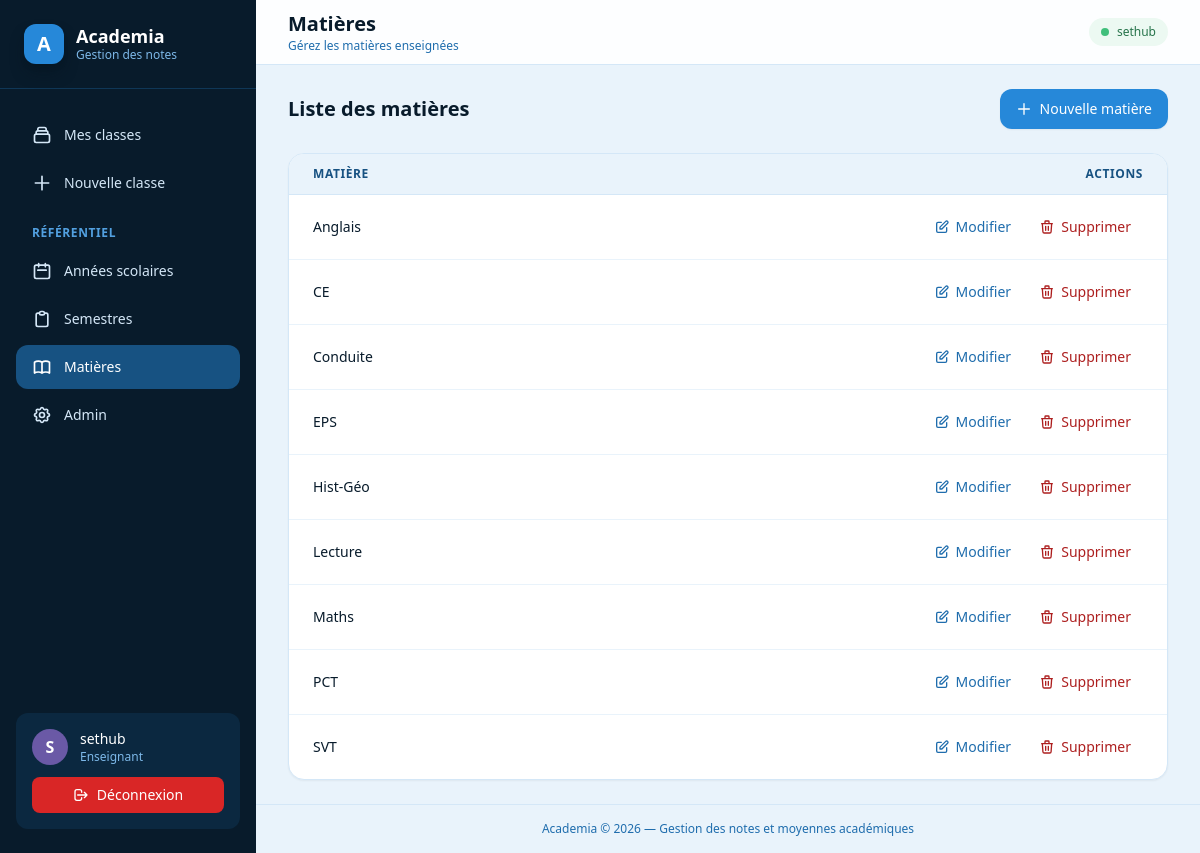
The app's page /matieres/ (signed in), older data.
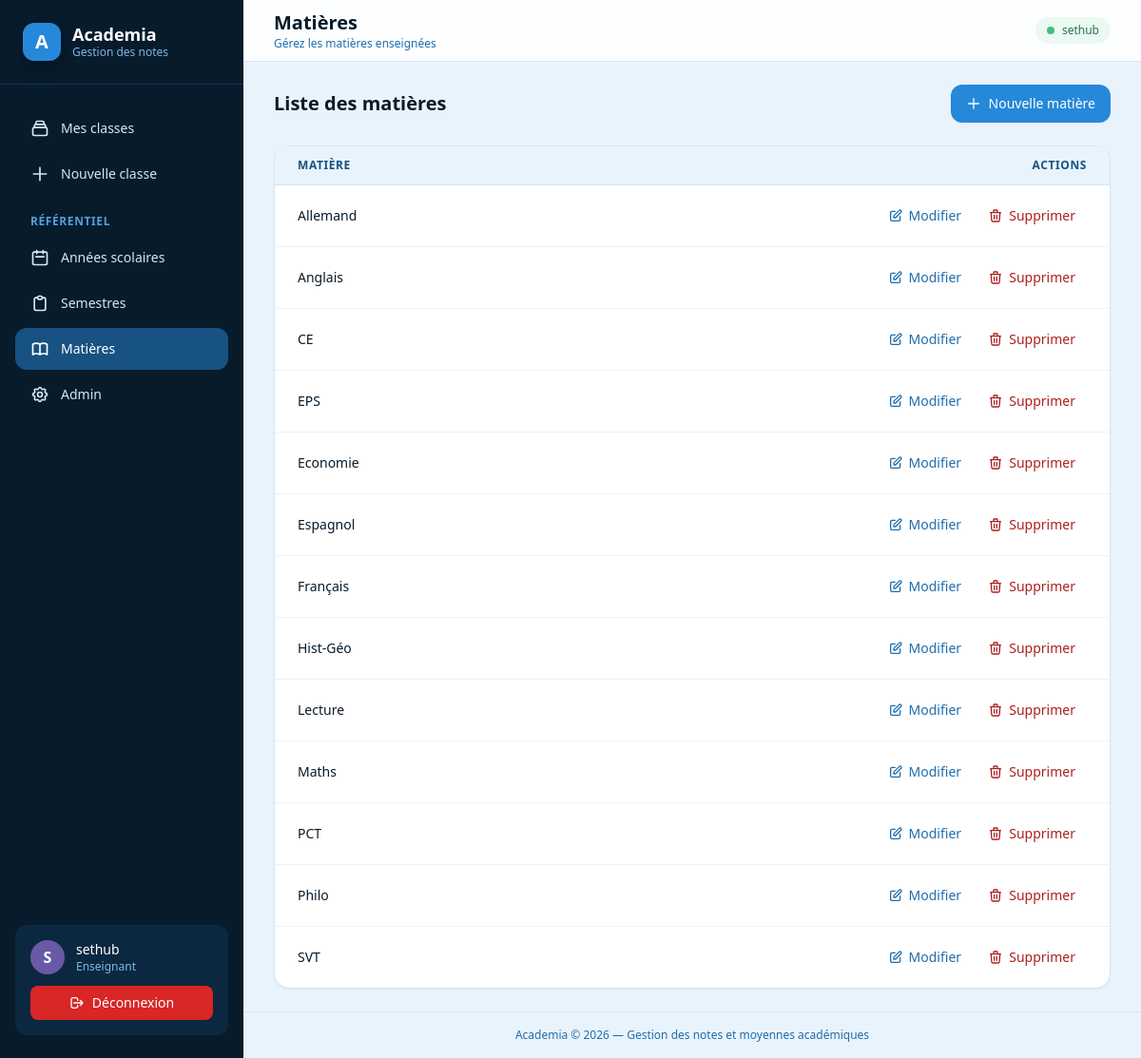
The same page, newer data.
### academics/models.py (models this page shows, shortened)
class Matiere(models.Model):
    nom = models.CharField(max_length=100, unique=True)  # ex: "Mathématiques"
    class Meta:
        ordering = ["nom"]

### academics/views.py (the view)
# urls.py: path("matieres/", views.MatiereListView.as_view(), name="matiere_list"),
class MatiereListView(LoginRequiredMixin, ListView):
    model = Matiere
    template_name = "academics/matiere_list.html"
    context_object_name = "matieres"

### templates/academics/matiere_list.html (shortened to what this page needs)
{% extends "base.html" %}
{% block page_title %}Matières{% endblock %}
{% block page_subtitle %}Gérez les matières enseignées{% endblock %}
{% block content %}
<div class="space-y-6">
    <div class="flex items-center justify-between flex-wrap gap-3">
        <h2 class="text-lg font-semibold text-blue-bell-900 md:text-xl">Liste des matières</h2>
        <a href="{% url 'academics:matiere_create' %}" class="inline-flex items-center gap-2 px-4 py-2.5 rounded-xl bg-blue-bell-500 hover:bg-blue-bell-600 text-white text-sm font-medium shadow-sm transition">
            <svg class="w-4 h-4" fill="none" stroke="currentColor" viewBox="0 0 24 24"><path stroke-linecap="round" stroke-linejoin="round" stroke-width="2" d="M12 4v16m8-8H4"/></svg>
            <span class="hidden sm:inline">Nouvelle matière</span>
        </a>
    </div>
    {% if matieres %}
    <div class="bg-white rounded-2xl border border-blue-bell-100 shadow-sm overflow-hidden">
        <div class="overflow-x-auto">
            <table class="min-w-full divide-y divide-blue-bell-100">
                <thead class="bg-blue-bell-50">
                    <tr>
                        <th class="px-6 py-3 text-left text-xs font-semibold text-blue-bell-700 uppercase tracking-wider">Matière</th>
                        <th class="px-6 py-3 text-right text-xs font-semibold text-blue-bell-700 uppercase tracking-wider">Actions</th>
                    </tr>
                </thead>
                <tbody class="divide-y divide-blue-bell-50">
                    {% for matiere in matieres %}
                    <tr class="hover:bg-blue-bell-50/50 transition">
                        <td class="px-6 py-4 text-sm font-medium text-blue-bell-900">{{ matiere.nom }}</td>
                        <td class="px-6 py-4 text-right whitespace-nowrap">
                            <a href="{% url 'academics:matiere_update' matiere.pk %}" class="inline-flex items-center gap-1.5 px-3 py-1.5 rounded-lg text-blue-bell-600 hover:bg-blue-bell-50 text-sm font-medium transition">
                                <svg class="w-4 h-4" fill="none" stroke="currentColor" viewBox="0 0 24 24"><path stroke-linecap="round" stroke-linejoin="round" stroke-width="2" d="M11 5H6a2 2 0 00-2 2v11a2 2 0 002 2h11a2 2 0 002-2v-5m-1.414-9.414a2 2 0 112.828 2.828L11.828 15H9v-2.828l8.586-8.586z"/></svg>
                                Modifier
                            </a>
                            <a href="{% url 'academics:matiere_delete' matiere.pk %}" class="inline-flex items-center gap-1.5 px-3 py-1.5 rounded-lg text-lobster-pink-600 hover:bg-lobster-pink-50 text-sm font-medium transition">
                                <svg class="w-4 h-4" fill="none" stroke="currentColor" viewBox="0 0 24 24"><path stroke-linecap="round" stroke-linejoin="round" stroke-width="2" d="M19 7l-.867 12.142A2 2 0 0116.138 21H7.862a2 2 0 01-1.995-1.858L5 7m5 4v6m4-6v6m1-10V4a1 1 0 00-1-1h-4a1 1 0 00-1 1v3M4 7h16"/></svg>
                                Supprimer
                            </a>
                        </td>
                    </tr>
                    {% endfor %}
                </tbody>
            </table>
        </div>
    </div>
    {% endif %}
</div>
{% endblock %}

Row changes from the older to the newer data that the page shows:
removed Matiere: nom "Conduite"
added Matiere: nom "Allemand"
added Matiere: nom "Economie"
added Matiere: nom "Espagnol"
added Matiere: nom "Français"
added Matiere: nom "Philo"
